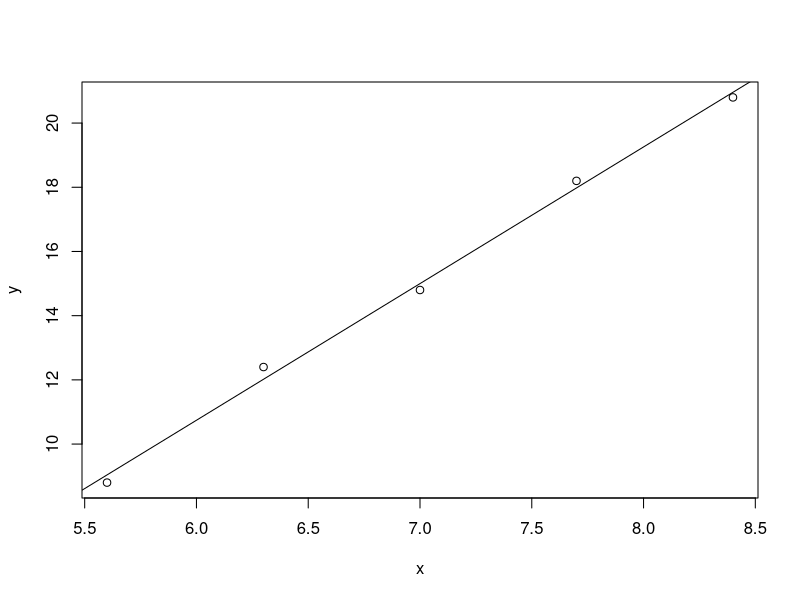

Source code (R):
## ---- chunk 1
knitr::opts_chunk$set(echo = TRUE)
#options(scipen = 999)
## ---- chunk 2
x <- c(5.6, 6.3, 7, 7.7, 8.4)
y <- c(8.8, 12.4, 14.8, 18.2, 20.8)
df <- data.frame(cbind(x, y))

df_m <- lm(y ~ x, data = df)
plot(y ~ x, data = df)
abline(df_m)

df_m
## ---- chunk 3
x <- 2.30
y <- 4.10

revenue <- -21*x^2 - 23*y^2 + 81*x + 40*y + 28*x*y
